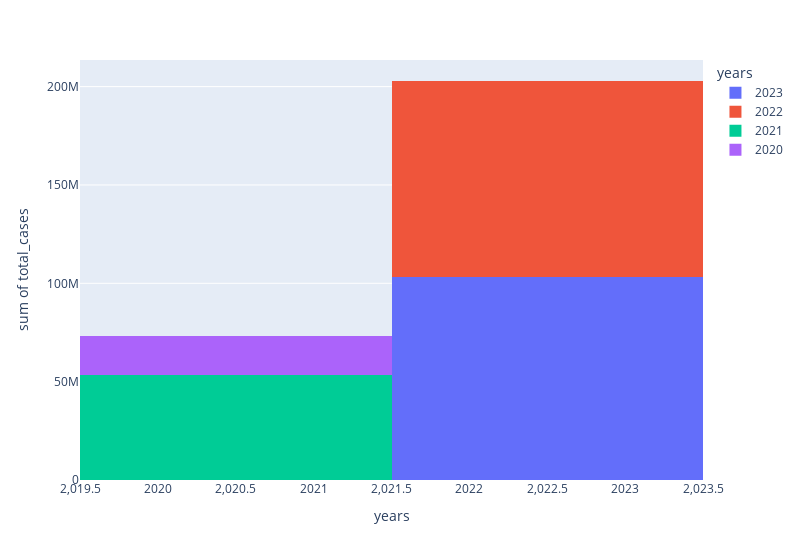

The cell this chart's notebook holds for it:
### Code cell
px.histogram(grouped_df,x='years',y='total_cases',width=800,color='years')

### Figure 1 — Plotly figure (JSON) as saved in the notebook; plotly's stock layout.template omitted (floating-point values rounded to 4 significant figures)
{"data": [{"alignmentgroup": "True", "bingroup": "x", "histfunc": "sum", "hovertemplate": "years=%{x}<br>sum of total_cases=%{y}<extra></extra>", "legendgroup": "2023", "marker": {"color": "#636efa", "pattern": {"shape": ""}}, "name": "2023", "offsetgroup": "2023", "orientation": "v", "showlegend": true, "type": "histogram", "x": [2023], "xaxis": "x", "y": [103436829], "yaxis": "y"}, {"alignmentgroup": "True", "bingroup": "x", "histfunc": "sum", "hovertemplate": "years=%{x}<br>sum of total_cases=%{y}<extra></extra>", "legendgroup": "2022", "marker": {"color": "#EF553B", "pattern": {"shape": ""}}, "name": "2022", "offsetgroup": "2022", "orientation": "v", "showlegend": true, "type": "histogram", "x": [2022], "xaxis": "x", "y": [99411696], "yaxis": "y"}, {"alignmentgroup": "True", "bingroup": "x", "histfunc": "sum", "hovertemplate": "years=%{x}<br>sum of total_cases=%{y}<extra></extra>", "legendgroup": "2021", "marker": {"color": "#00cc96", "pattern": {"shape": ""}}, "name": "2021", "offsetgroup": "2021", "orientation": "v", "showlegend": true, "type": "histogram", "x": [2021], "xaxis": "x", "y": [53534286], "yaxis": "y"}, {"alignmentgroup": "True", "bingroup": "x", "histfunc": "sum", "hovertemplate": "years=%{x}<br>sum of total_cases=%{y}<extra></extra>", "legendgroup": "2020", "marker": {"color": "#ab63fa", "pattern": {"shape": ""}}, "name": "2020", "offsetgroup": "2020", "orientation": "v", "showlegend": true, "type": "histogram", "x": [2020], "xaxis": "x", "y": [19577585], "yaxis": "y"}], "layout": {"barmode": "relative", "legend": {"title": {"text": "years"}, "tracegroupgap": 0}, "margin": {"t": 60}, "width": 800, "xaxis": {"anchor": "y", "categoryarray": [2023, 2022, 2021, 2020], "categoryorder": "array", "domain": [0, 1], "title": {"text": "years"}}, "yaxis": {"anchor": "x", "domain": [0, 1], "title": {"text": "sum of total_cases"}}}}
